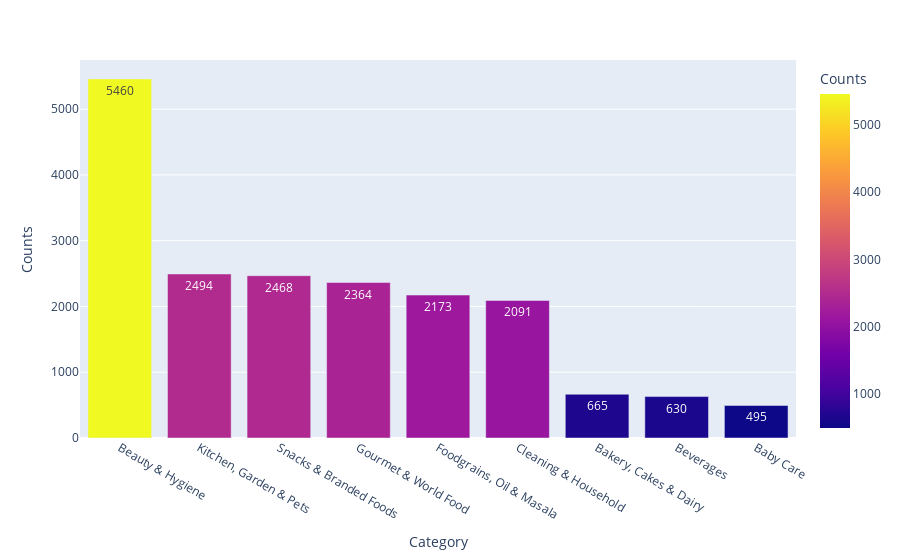

Notebook cell for this chart:
### Code cell
px.bar(counts_df,
 x='Category',
 y='Counts',
 color='Counts',text_auto=True)

### Figure 1 — Plotly figure (JSON) as saved in the notebook; plotly's stock layout.template omitted (floating-point values rounded to 4 significant figures)
{"data": [{"alignmentgroup": "True", "hovertemplate": "Category=%{x}<br>Counts=%{marker.color}<extra></extra>", "legendgroup": "", "marker": {"color": [5460, 2494, 2468, 2364, 2173, 2091, 665, 630, 495], "coloraxis": "coloraxis", "pattern": {"shape": ""}}, "name": "", "offsetgroup": "", "orientation": "v", "showlegend": false, "textposition": "auto", "texttemplate": "%{y}", "type": "bar", "x": ["Beauty & Hygiene", "Kitchen, Garden & Pets", "Snacks & Branded Foods", "Gourmet & World Food", "Foodgrains, Oil & Masala", "Cleaning & Household", "Bakery, Cakes & Dairy", "Beverages", "Baby Care"], "xaxis": "x", "y": [5460, 2494, 2468, 2364, 2173, 2091, 665, 630, 495], "yaxis": "y"}], "layout": {"barmode": "relative", "coloraxis": {"colorbar": {"title": {"text": "Counts"}}, "colorscale": [[0, "#0d0887"], [0.1111, "#46039f"], [0.2222, "#7201a8"], [0.3333, "#9c179e"], [0.4444, "#bd3786"], [0.5556, "#d8576b"], [0.6667, "#ed7953"], [0.7778, "#fb9f3a"], [0.8889, "#fdca26"], [1, "#f0f921"]]}, "legend": {"tracegroupgap": 0}, "margin": {"t": 60}, "xaxis": {"anchor": "y", "domain": [0, 1], "title": {"text": "Category"}}, "yaxis": {"anchor": "x", "domain": [0, 1], "title": {"text": "Counts"}}}}
